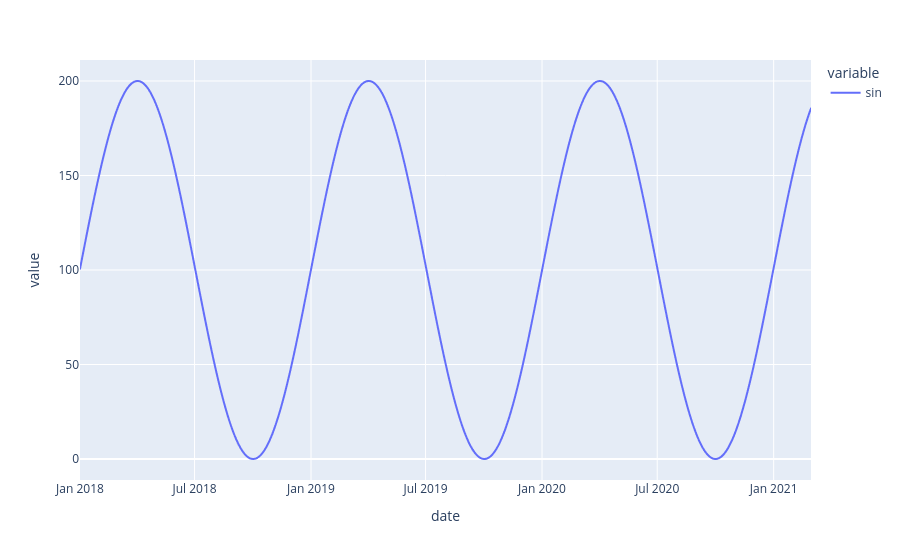

This figure's notebook cell:
### Code cell
# Load and preview dataset
import datetime
import pandas as pd
import numpy as np

pd.options.plotting.backend = "plotly"

day = 24 * 60 * 60
year = 365.2425 * day


def load_dataframe() -> pd.DataFrame:
    df = pd.DataFrame(columns=['date', 'sin'])
    df.date = pd.date_range(start='2018-01-01', end='2021-03-01', freq='D')
    df.sin = 1 + np.sin(df.date.astype('int64') // 1e9 * (2 * np.pi / year))
    df.sin = (df.sin * 100).round(2)
    df.date = df.date.apply(lambda d: d.strftime('%Y-%m-%d'))
    return df

trend_col = 'sin'
train_df = load_dataframe()
train_df.set_index('date').plot()

### Figure 1 — Plotly figure (JSON) as saved in the notebook; plotly's stock layout.template omitted (floating-point values rounded to 4 significant figures; data arrays with more than 128 entries replaced by an {"elided": "..."} marker saying what was removed)
{"data": [{"hovertemplate": "variable=sin<br>date=%{x}<br>value=%{y}<extra></extra>", "legendgroup": "sin", "line": {"color": "#636efa", "dash": "solid"}, "marker": {"symbol": "circle"}, "mode": "lines", "name": "sin", "showlegend": true, "type": "scattergl", "x": {"elided": "1156 str values"}, "xaxis": "x", "y": {"elided": "1156 float values"}, "yaxis": "y"}], "layout": {"legend": {"title": {"text": "variable"}, "tracegroupgap": 0}, "margin": {"t": 60}, "xaxis": {"anchor": "y", "domain": [0, 1], "title": {"text": "date"}}, "yaxis": {"anchor": "x", "domain": [0, 1], "title": {"text": "value"}}}}
